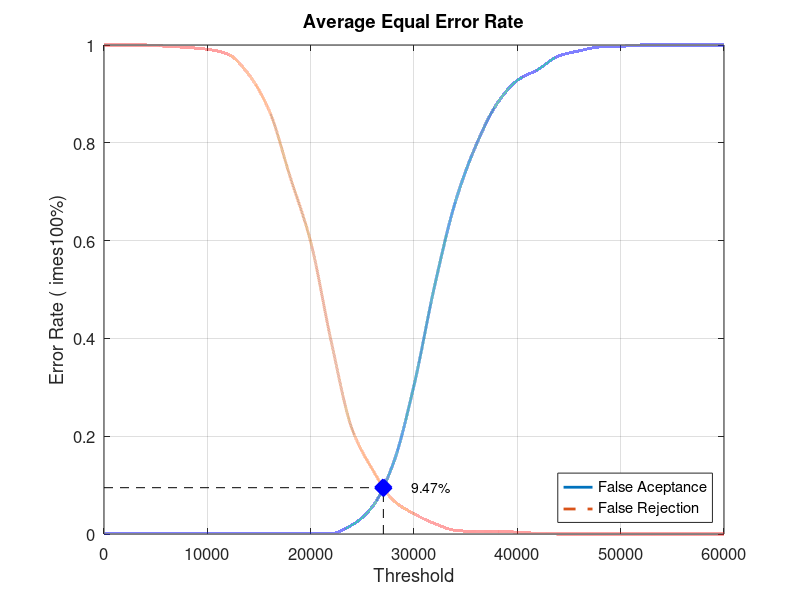
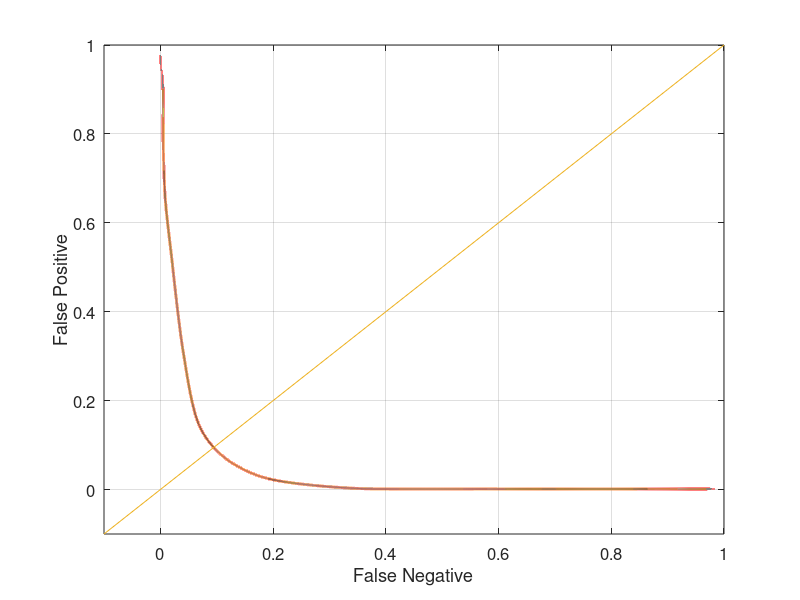

The MATLAB source for these figures, in order:
close all;
clear;
clc;
x = 0:2000:60000;
xq = 0:0.5:60000;

y0 = [0 0.00131579 0.00131579 0.00131579 0.00131579 0.00131579 0.00131579 0.00131579 0.00131579 0.00131579 0.00131579 0.00131579 0.0184211 0.0565789 0.144737 0.303947 0.507895 0.678947 0.794737 0.878947 0.927632 0.95 0.977632 0.988158 0.996053 0.997368 1 1 1 1 1]
yy0 = interp1(x, y0, xq, 'pchip');
y1 = [1 1 1 0.9975 0.995 0.99125 0.98125 0.94 0.865 0.73125 0.5975 0.3925 0.215 0.13125 0.06875 0.04125 0.02125 0.0075 0.005 0.005 0.00375 0.00125 0 0 0 0 0 0 0 0 0]
yy1 = interp1(x, y1, xq, 'pchip');

% Calculating EER: 
y2 = abs(y0 - y1);
find(y2 == min(y2))
yy2 = abs(yy0 - yy1);
xEER = find(yy2 == min(yy2));
xEERIndex = xq(xEER) % X-axis EER
yEER = yy0(xEER) % Y-axis EER

main = figure
plot(xq, yy0,'-','LineWidth', 2);	hold on
plot(xq, yy1,'--','LineWidth', 2);	hold on
plot([xEERIndex xEERIndex], [0 yEER], 'k--');	hold on
plot([0 xEERIndex], [yEER yEER], 'k--');	hold on
plot(xEERIndex, yEER, 'bx', 'LineWidth', 10);	hold on
text(xEERIndex + 10 * xEERIndex / 100, yEER, [num2str(round((10000 * yEER)) / 100) '%'])
legend('False Aceptance', 'False Rejection', 'Location', 'SouthEast')
xlabel('Threshold')
ylabel('Error Rate (	imes100%)')
title('Average Equal Error Rate')
set(gca, 'FontSize', 12)
axis([0 60000 0 1])
grid on

print(main, 'Experiment2AverageMain', '-dpng');
FNRxFPR = figure('Color', [1 1 1]);
plot(yy1, yy0, '-', yy1, yy0, 'LineWidth', 2);
hold on
y = -0.1:0.1:1
plot(y, y); 
set(gca, 'FontSize', 12)
xlabel('False Negative')
ylabel('False Positive')
axis([-0.1 1 -0.1 1])
set(gca, 'FontSize', 12)
grid on

print(FNRxFPR, 'Experiment2AverageFNRxFPR','-dpng');
